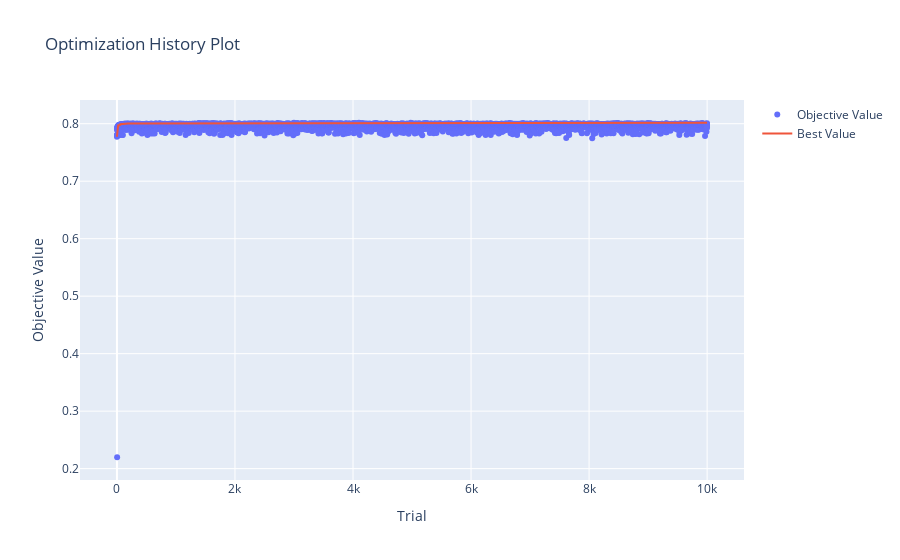

The notebook cell this image was saved under:
### Code cell
fig = optuna.visualization.plot_optimization_history(LGB_study)
fig.show()

### Figure 1 — Plotly figure (JSON) as saved in the notebook; plotly's stock layout.template omitted (floating-point values rounded to 4 significant figures; data arrays with more than 128 entries replaced by an {"elided": "..."} marker saying what was removed)
{"data": [{"mode": "markers", "name": "Objective Value", "type": "scatter", "x": {"elided": "10000 int values"}, "y": {"elided": "10000 float values"}}, {"name": "Best Value", "type": "scatter", "x": {"elided": "10000 int values"}, "y": {"elided": "10000 float values"}}], "layout": {"title": {"text": "Optimization History Plot"}, "xaxis": {"title": {"text": "Trial"}}, "yaxis": {"title": {"text": "Objective Value"}}}}
